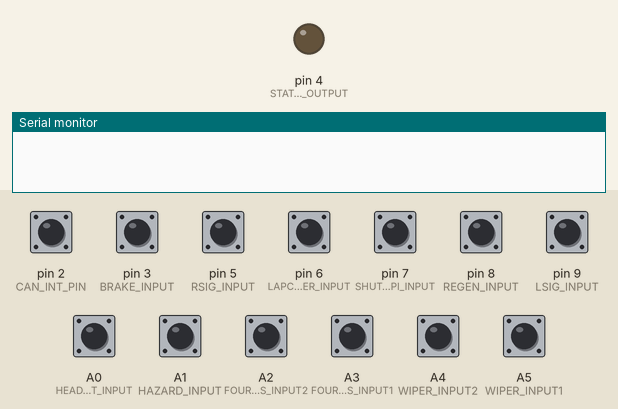
A sketch run on a simulated Arduino Uno, built with avr-gcc and run on an emulated ATmega328P. Shown: output pins drawn as LEDs (lit = HIGH), the last lines printed to the serial monitor. Dashed ring = blinking. Inputs (shaded band) come from the test bench; at power-on: A0 (HEADLIGHT_INPUT), A1 (HAZARD_INPUT), A2 (FOURWSS_INPUT2), A3 (FOURWSS_INPUT1), A4 (WIPER_INPUT2), A5 (WIPER_INPUT1), pin 2 (CAN_INT_PIN), pin 3 (BRAKE_INPUT), pin 5 (RSIG_INPUT), pin 6 (LAPCOUNTER_INPUT), pin 7 (SHUTDOWNPI_INPUT), pin 8 (REGEN_INPUT), pin 9 (LSIG_INPUT) HIGH.

Above: at 0.1 s.
At 2.2 s:
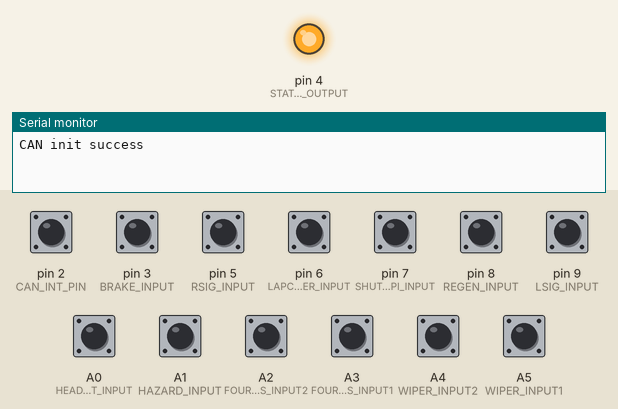
2.3 s: pin 3 (BRAKE_INPUT) pulled LOW for 0.15 s
At 2.55 s:
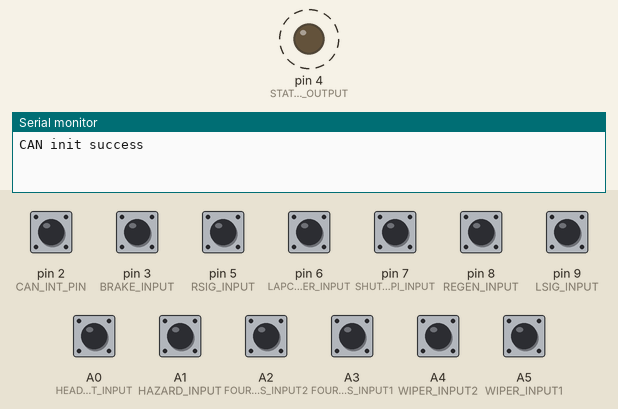
Timing chart, 0 to 5.3 s (numbered marks = the images above; inputs shaded):
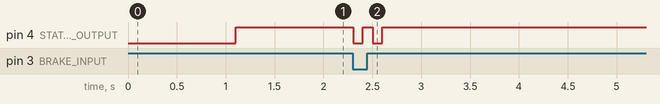

Measured:
- after the input at 2.3 s, pin 4 (STATUSLED_OUTPUT): alternates HIGH for 0.10 s and LOW for 0.10 s, 4 changes in all, then stays HIGH, starting at once

The sketch:

NV11_steeringwheel_UNO.ino
```cpp
/*
 Name:		NV11_steeringwheel_UNO.ino
 Created:	4/3/2019 1:28:11 AM
 Author:	MX
*/
#include <CANSerializer.h>
#include <NV11AccesoriesStatus.h>
#include <NV11Commands.h>
#include "Pins_steeringwheel.h"
CANSerializer serializer;
NV11AccesoriesStatus dataAcc;
NV11Commands dataCommands;

bool canAvail;
uint8_t prevRead[20] = { 1,1,1,1,1,1,1,1,1,1,1,1,1,1,1,1,1,1,1,1 }; // store previous digitalReads to artificially detect "Rising edge"
// the setup function runs once when you press reset or power the board
void setup() {
	Serial.begin(9600);

	pinMode(LSIG_INPUT, INPUT_PULLUP);
	pinMode(RSIG_INPUT, INPUT_PULLUP);
	pinMode(HAZARD_INPUT, INPUT_PULLUP);
	pinMode(HEADLIGHT_INPUT, INPUT_PULLUP);
	pinMode(BRAKE_INPUT, INPUT_PULLUP);
	pinMode(WIPER_INPUT1, INPUT_PULLUP);
	pinMode(WIPER_INPUT2, INPUT_PULLUP);
	pinMode(FOURWSS_INPUT1, INPUT_PULLUP);
	pinMode(FOURWSS_INPUT2, INPUT_PULLUP);
	pinMode(REGEN_INPUT, INPUT_PULLUP);

	pinMode(SHUTDOWNPI_INPUT, INPUT_PULLUP);
	pinMode(LAPCOUNTER_INPUT, INPUT_PULLUP);
	pinMode(STATUSLED_OUTPUT, OUTPUT);

	delay(1000); // wait for all other Arduinos to startup
	canAvail = serializer.init(CAN_SPI_CS);
	if (!canAvail)
	{
		Serial.println("CAN init fail");
		digitalWrite(STATUSLED_OUTPUT, HIGH);
	}
	else
		Serial.println("CAN init success");
	attachInterrupt(digitalPinToInterrupt(CAN_INT_PIN), CAN_ISR, FALLING);
}

// the loop function runs over and over again until power down or reset
void loop() {
	CANFrame f;

	// ... code to populate dataCommands (eg: dataCommands.activateHorn())
	dataCommands.clearActivationHistory();
	if (!digitalRead(SHUTDOWNPI_INPUT) && prevRead[SHUTDOWNPI_INPUT])
	{
		dataCommands.triggerShutdownRPi();
		prevRead[SHUTDOWNPI_INPUT] = 0;
	}
	else
	{
		prevRead[SHUTDOWNPI_INPUT] = digitalRead(SHUTDOWNPI_INPUT);
	}
	if (!digitalRead(LAPCOUNTER_INPUT) && prevRead[LAPCOUNTER_INPUT])
	{
		dataCommands.triggerLaps();
		prevRead[LAPCOUNTER_INPUT] = 0;
	}
	else
	{
		prevRead[LAPCOUNTER_INPUT] = digitalRead(LAPCOUNTER_INPUT);
	}

	if (dataCommands.dataRequiresBroadcast())
	{
		dataCommands.packCAN(&f);
		serializer.sendCanFrame(&f);
	}
	// ... code to populate dataAcc (eg: dataAcc.setLsig(STATE_EN))

	if (!digitalRead(LSIG_INPUT) && prevRead[LSIG_INPUT])
	{
		if (dataAcc.getLsig())
		{
			dataAcc.setLsig(NV11AccesoriesStatus::disable);
		}
		else
		{
			dataAcc.setLsig(NV11AccesoriesStatus::enable);
		}
		prevRead[LSIG_INPUT] = 0;
	}
	else
	{
		prevRead[LSIG_INPUT] = digitalRead(LSIG_INPUT);
	}

	if (!digitalRead(RSIG_INPUT) && prevRead[RSIG_INPUT])
	{
		if (dataAcc.getRsig())
		{
			dataAcc.setRsig(NV11AccesoriesStatus::disable);
		}
		else
		{
			dataAcc.setRsig(NV11AccesoriesStatus::enable);
		}
		prevRead[RSIG_INPUT] = 0;
	}
	else
	{
		prevRead[RSIG_INPUT] = digitalRead(RSIG_INPUT);
	}

	if (!digitalRead(HAZARD_INPUT) && prevRead[HAZARD_INPUT])
	{
		if (dataAcc.getHazard())
		{
			dataAcc.setHazard(NV11AccesoriesStatus::disable);
		}
		else
		{
			dataAcc.setHazard(NV11AccesoriesStatus::enable);
		}
		prevRead[HAZARD_INPUT] = 0;
	}
	else
	{
		prevRead[HAZARD_INPUT] = digitalRead(HAZARD_INPUT);
	}

	if (!digitalRead(HEADLIGHT_INPUT) && prevRead[HEADLIGHT_INPUT])
	{
		if (dataAcc.getHeadlights())
		{
			dataAcc.setHeadlights(NV11AccesoriesStatus::disable);
		}
		else
		{
			dataAcc.setHeadlights(NV11AccesoriesStatus::enable);
		}
		prevRead[HEADLIGHT_INPUT] = 0;
	}
	else
	{
		prevRead[HEADLIGHT_INPUT] = digitalRead(HEADLIGHT_INPUT);
	}

	if (!digitalRead(BRAKE_INPUT))
		dataAcc.setBrake(NV11AccesoriesStatus::enable);
	else
		dataAcc.setBrake(NV11AccesoriesStatus::disable);

	if (!digitalRead(REGEN_INPUT))
		dataAcc.setRegen(NV11AccesoriesStatus::enable);
	else
		dataAcc.setRegen(NV11AccesoriesStatus::disable);

	if (!digitalRead(FOURWSS_INPUT1))
		dataAcc.setFourWS(NV11AccesoriesStatus::fourWScounterPhase); // left
	else if (!digitalRead(FOURWSS_INPUT2))
		dataAcc.setFourWS(NV11AccesoriesStatus::fourWSinPhase); // right
	else
		dataAcc.setFourWS(NV11AccesoriesStatus::fourWSfrontOnly); // center

	if (!digitalRead(WIPER_INPUT1))
		dataAcc.setWiper(NV11AccesoriesStatus::wiperOff); // left
	else if (!digitalRead(WIPER_INPUT2))
		dataAcc.setWiper(NV11AccesoriesStatus::wiperFast); // right
	else
		dataAcc.setWiper(NV11AccesoriesStatus::wiperSlow); // center

	if (dataAcc.dataRequiresBroadcast())
	{
		digitalWrite(STATUSLED_OUTPUT, HIGH^canAvail);
		dataAcc.packCAN(&f);
		serializer.sendCanFrame(&f);
		canAvail = serializer.checkNoError();
	}
	delay(100);
	digitalWrite(STATUSLED_OUTPUT, LOW^canAvail); // light up default when CAN is available
}
void CAN_ISR()
{

}
//void printButtons()
//{
//
//	Serial.println("--------ACTIVE LOW BUTTONS--------");
//	for (int i = 2; i <= 9; i++)
//	{
//		if (!digitalRead(i))
//		{
//			Serial.print(i);
//			Serial.print('\t');
//		}
//	}
//	for (int i = A0; i <= A5; i++)
//	{
//		if (!digitalRead(i))
//		{
//			Serial.print('A');
//			Serial.print(i-A0);
//			Serial.print('\t');
//		}
//	}
//	Serial.println();
//}


	//NV11Commands dataCommands(0x11);
	//// ... code to populate dataCommands (eg: dataCommands.activateHorn())
	//dataCommands.clearActivationHistory();
	//if (!digitalRead(BRAKE_INPUT))
	//{
	//	dataCommands.activateHorn();
	//}
	//
	//if (dataCommands.getHorn() == NV11AccesoriesStatus::enable)
	//{
	//	dataCommands.packCAN(&f);
	//	serializer.sendCanFrame(&f);
	//}
```

Pins_steeringwheel.h
```cpp
#pragma once
#define CAN_SPI_CS 10
#define CAN_INT_PIN 2
#define WIPER_INPUT1 A5
#define WIPER_INPUT2 A4
#define FOURWSS_INPUT1 A3
#define FOURWSS_INPUT2 A2
#define HAZARD_INPUT A1
#define HEADLIGHT_INPUT A0
//#define RADIO_INPUT
#define BRAKE_INPUT 3
#define LSIG_INPUT 9
#define RSIG_INPUT 5
#define REGEN_INPUT 8
#define SHUTDOWNPI_INPUT 7
#define LAPCOUNTER_INPUT 6
#define STATUSLED_OUTPUT 4 // NC yet
```
